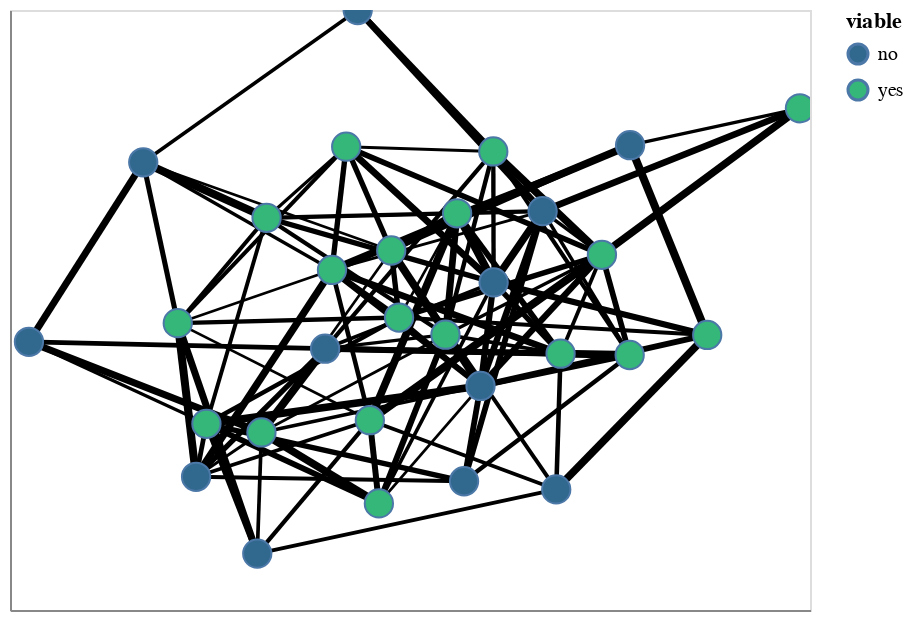

The notebook cell this image was saved under:
### Code cell
chart.interactive()

### Figure 1 — Vega-Lite specification as saved in the notebook (floating-point values rounded to 4 significant figures; data arrays with more than 128 entries replaced by an {"elided": "..."} marker saying what was removed)
{"config": {"view": {"continuousWidth": 400, "continuousHeight": 300}}, "layer": [{"data": {"name": "data-1d7ee752f6015449e1ad20bcf32e592f"}, "mark": {"type": "line", "color": "black", "opacity": 1}, "encoding": {"detail": {"type": "quantitative", "field": "edge"}, "size": {"type": "quantitative", "field": "weight", "legend": null}, "x": {"type": "quantitative", "axis": {"grid": false, "labels": false, "ticks": false, "title": ""}, "field": "x"}, "y": {"type": "quantitative", "axis": {"grid": false, "labels": false, "ticks": false, "title": ""}, "field": "y"}}, "selection": {"selector003": {"type": "interval", "bind": "scales", "encodings": ["x", "y"]}}}, {"data": {"name": "data-8bd0918e749a3dac8c97d3f9d17ee892"}, "mark": {"type": "point", "opacity": 1, "size": 200, "strokeWidth": 1.0}, "encoding": {"fill": {"type": "nominal", "field": "viable", "scale": {"scheme": "viridis"}}, "tooltip": [{"type": "quantitative", "field": "weight"}, {"type": "quantitative", "field": "name"}, {"type": "nominal", "field": "viable"}], "x": {"type": "quantitative", "axis": {"grid": false, "labels": false, "ticks": false}, "field": "x"}, "y": {"type": "quantitative", "axis": {"grid": false, "labels": false, "ticks": false}, "field": "y"}}}], "$schema": "https://vega.github.io/schema/vega-lite/v4.8.1.json", "datasets": {"data-1d7ee752f6015449e1ad20bcf32e592f": {"elided": "214 records"}, "data-8bd0918e749a3dac8c97d3f9d17ee892": [{"viable": "yes", "y": 0.1841, "x": 0.4798, "weight": 0.09001, "name": 370}, {"viable": "no", "y": -0.5709, "x": 0.1351, "weight": -0.3211, "name": 87}, {"viable": "yes", "y": -0.3674, "x": -0.1004, "weight": 1.763, "name": 190}, {"viable": "no", "y": 0.09217, "x": 0.2091, "weight": -0.9178, "name": 80}, {"viable": "no", "y": -0.129, "x": -0.2123, "weight": -0.5907, "name": 360}, {"viable": "yes", "y": 0.6724, "x": 0.9748, "weight": -0.3575, "name": 480}, {"viable": "yes", "y": -0.1457, "x": 0.3765, "weight": 1.121, "name": 64}, {"viable": "yes", "y": -0.08226, "x": 0.08868, "weight": -0.3377, "name": 677}, {"viable": "yes", "y": -0.3793, "x": -0.509, "weight": -1.064, "name": 29}, {"viable": "yes", "y": -0.04378, "x": -0.5806, "weight": 2.692, "name": 158}, {"viable": "no", "y": 1.0, "x": -0.1308, "weight": 1.424, "name": 935}, {"viable": "no", "y": -0.2531, "x": 0.1763, "weight": 0.4743, "name": 736}, {"viable": "yes", "y": 0.1334, "x": -0.1951, "weight": 0.6501, "name": 361}, {"viable": "yes", "y": 0.5445, "x": -0.1595, "weight": 2.125, "name": 905}, {"viable": "no", "y": 0.4924, "x": -0.6669, "weight": 0.5052, "name": 430}, {"viable": "yes", "y": -0.02527, "x": -0.02741, "weight": 0.2931, "name": 8}, {"viable": "no", "y": -0.812, "x": -0.3818, "weight": 1.433, "name": 496}, {"viable": "no", "y": 0.3296, "x": 0.3315, "weight": 1.371, "name": 417}, {"viable": "no", "y": 0.5494, "x": 0.5502, "weight": 1.58, "name": 395}, {"viable": "yes", "y": -0.15, "x": 0.5492, "weight": -0.5558, "name": 364}, {"viable": "no", "y": -0.598, "x": 0.3656, "weight": 0.6376, "name": 804}, {"viable": "yes", "y": 0.5286, "x": 0.2082, "weight": -0.2358, "name": 348}, {"viable": "no", "y": -0.5559, "x": -0.5348, "weight": -0.856, "name": 16}, {"viable": "yes", "y": -0.4082, "x": -0.3714, "weight": -0.6592, "name": 750}, {"viable": "yes", "y": -0.6447, "x": -0.07781, "weight": 2.002, "name": 562}, {"viable": "yes", "y": 0.1984, "x": -0.04694, "weight": -1.172, "name": 637}, {"viable": "no", "y": -0.1059, "x": -0.9526, "weight": -1.911, "name": 617}, {"viable": "yes", "y": -0.08309, "x": 0.743, "weight": 0.2815, "name": 419}, {"viable": "yes", "y": 0.3223, "x": 0.1178, "weight": 0.4793, "name": 403}, {"viable": "yes", "y": 0.3073, "x": -0.3586, "weight": 0.8992, "name": 961}]}}
